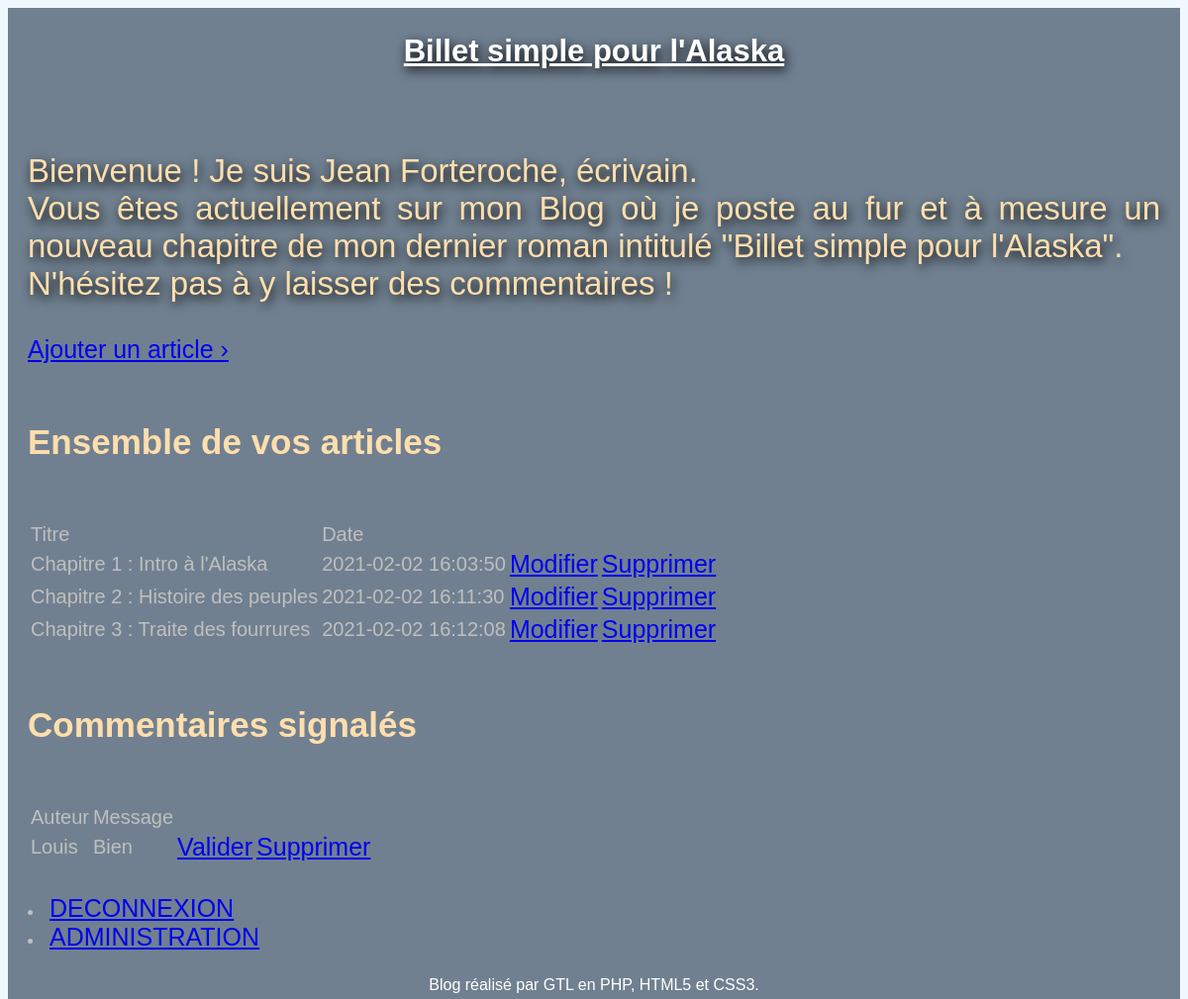
The app's page /index.php?action=admin (signed in) with its own data.
### tables this page shows
CREATE TABLE `t_billet` (
  `BIL_ID` int(11) NOT NULL,
  `BIL_DATE` datetime NOT NULL,
  `BIL_TITRE` varchar(100) NOT NULL,
  `BIL_CONTENU` varchar(8000) NOT NULL
);

CREATE TABLE `t_commentaire` (
  `COM_ID` int(11) NOT NULL,
  `COM_DATE` datetime NOT NULL,
  `COM_AUTEUR` varchar(100) NOT NULL,
  `COM_CONTENU` varchar(200) NOT NULL,
  `COM_SIGNALE` int(11) NOT NULL,
  `BIL_ID` int(11) NOT NULL
);

### controleur/ControleurAdmin.php (called while the page is built, shortened)
<?php
require_once 'modele/Billet.php';
require_once 'modele/Commentaire.php';
class ControleurAdmin {
    private $billet;
    private $commentaire;
    public function __construct() {
        $this->billet = new Billet();
        $this->commentaire = new Commentaire();
  }
    public function admin()
        {
            $vue = new Vue("Admin");
            $billets = $this->billet->getBillets();
            $commentaires = $this->commentaire->getSignaleCommentaires();
            $vue->generer(array('billets' => $billets, 'commentaires' => $commentaires));
        }
}

### index.php (called while the page is built, shortened)
<?php
$routeur = new Routeur();
$routeur->routerRequete();

### modele/Billet.php (called while the page is built, shortened)
<?php
require_once 'modele/Modele.php';
class Billet extends Modele
{
    public function getBillets()
    {
        $sql = 'SELECT BIL_ID as id, BIL_DATE as date, BIL_TITRE as titre, BIL_CONTENU as contenu from T_BILLET ';
        $billets = $this->executerRequete($sql);
        return $billets;
    }
}

### modele/Modele.php (called while the page is built)
<?php
class Modele {
  private $bdd;
  protected function executerRequete($sql, $params = null) {
    if ($params == null) {
      $resultat = $this->getBdd()->query($sql);
    }
    else {
      $resultat = $this->getBdd()->prepare($sql);
      $resultat->execute($params);
    }
    return $resultat;
  }
  private function getBdd() {
    if ($this->bdd == null) {
      $this->bdd = new PDO('mysql:host=localhost;dbname=projet_4;charset=utf8', 'root', 'root', array(PDO::ATTR_ERRMODE => PDO::ERRMODE_EXCEPTION));
    }
    return $this->bdd;
  }
}

### modele/Commentaire.php (called while the page is built, shortened)
<?php
require_once 'modele/Modele.php';
class Commentaire extends Modele {
    public function getSignaleCommentaires()
    {
        $sql = 'SELECT COM_ID as id, COM_DATE as date, COM_AUTEUR AS auteur, COM_CONTENU AS contenu, COM_SIGNALE AS signale, BIL_ID AS idbil FROM T_COMMENTAIRE WHERE com_signale=true';
        $commentaire = $this->executerRequete($sql);
        return $commentaire;
    }
}

### vue/vueAdmin.php (the view, shortened to what this page needs)
<section>
    <a href="index.php?action=ajouterArticle">Ajouter un article ›</a>
    <h2>Ensemble de vos articles</h2>
    <table id='article'>
        <tr>
            <td>Titre</td>
            <td>Date</td>
        </tr>
        <?php foreach ($billets as $billet): ?>
            <tr>
                <td><?=$billet['titre']?></td>
                <td><?=$billet['date']?></td>
                <td><a href="<?="index.php?action=modifierArticle&id=" . $billet['id']?>"> Modifier</a></td>
                <td><a href="<?="index.php?action=delete&id=" . $billet['id']?>"> Supprimer</a></td>
            </tr>
        <?php endforeach;?>
    </table>
    <h2>Commentaires signalés</h2>
    <table id='signale'>
        <tr>
            <td>Auteur</td>
            <td>Message</td>
        </tr>
        <?php foreach ($commentaires as $commentaire): ?>
            <tr>
                <td><?=htmlspecialchars($commentaire['auteur'])?></td>
                <td><?=htmlspecialchars($commentaire['contenu'])?></td>
                <td><a href="<?="index.php?action=validerCom&id=" . $commentaire['id']?>">Valider</a></td>
                <td><a href="<?="index.php?action=deleteCom&id=" . $commentaire['id']?>">Supprimer</a></td>
            </tr>
        <?php endforeach;?>
    </table>
</section>

### style.css (style rules this page uses)
html, body { height: 100%; }
body { color: #bfbfbf; background: aliceblue; font-family: 'Futura-Medium', 'Futura', 'Trebuchet MS', sans-serif; }
h2 { color: navajowhite; padding-bottom: 30px; padding-top: 30px; }
@media screen and (max-width: 1366px) { h2 { font-size: 35px; } }
@media screen and (max-width: 1366px) { a { font-size: 25px; } }
@media screen and (max-width: 1366px) { td { font-size: 20px; } }

### records on screen
t_billet: BIL_TITRE "Chapitre 1 : Intro à l'Alaska", BIL_DATE "2021-02-02 16:03:50"
t_billet: BIL_TITRE "Chapitre 2 : Histoire des peuples", BIL_DATE "2021-02-02 16:11:30"
t_billet: BIL_TITRE "Chapitre 3 : Traite des fourrures", BIL_DATE "2021-02-02 16:12:08"
t_commentaire: COM_AUTEUR "Louis", COM_CONTENU "Bien"
